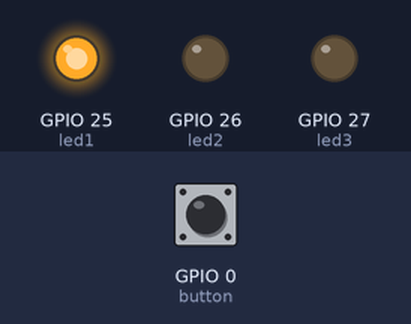
Simulated run of this program. Board: ESP32. On the bench: output pins drawn as LEDs (lit = HIGH). Dashed ring = blinking. Inputs (shaded band) come from the test bench; at power-on: GPIO 0 (button) HIGH.

Above: at 1.2 s.
1.3 s: GPIO 0 (button) pulled LOW for 1 s
At 2.3 s:
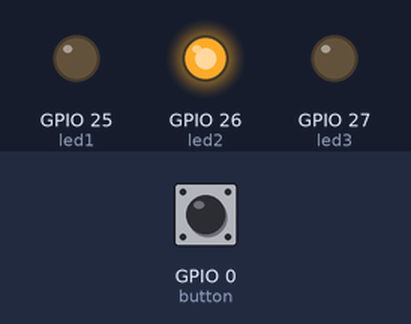
3.8 s: GPIO 0 (button) pulled LOW for 0.15 s
At 4.2 s:
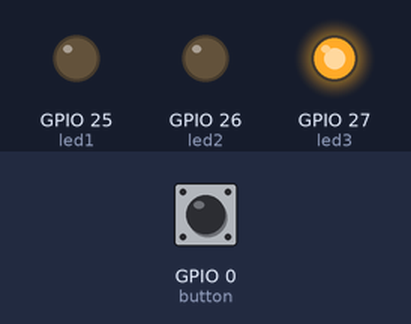
5.4 s: GPIO 0 (button) pulled LOW for 3.2 s
At 8.9 s:
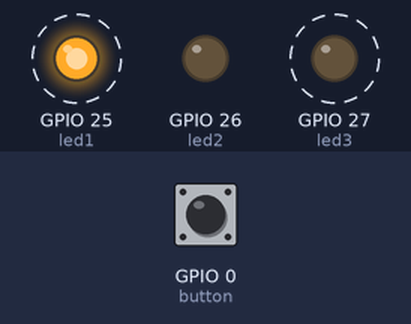
Timing chart, 0 to 10.4 s (numbered marks = the images above; inputs shaded):
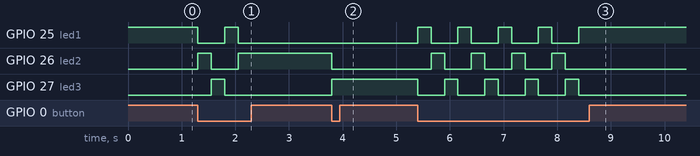

Measured:
- after the input at 1.3 s, GPIO 25 (led1): HIGH → LOW at once, → HIGH 0.50 s later, → LOW 0.25 s later; GPIO 26 (led2): LOW → HIGH at once, → LOW 0.25 s later, → HIGH 0.50 s later; GPIO 27 (led3): LOW → HIGH after 0.25 s, → LOW 0.25 s later
- after the input at 3.8 s, GPIO 26 (led2): HIGH → LOW at once; GPIO 27 (led3): LOW → HIGH at once
- after the input at 5.4 s, GPIO 25 (led1): alternates HIGH for 0.25 s and LOW for 0.50 s, 9 changes in all, then stays HIGH, starting at once; GPIO 26 (led2): alternates HIGH for 0.25 s and LOW for 0.50 s, 8 changes in all, then stays LOW, starting after 0.25 s

The program:

main.cpp
```cpp
#include <Arduino.h>

int led1 = 25;
int led2 = 26;
int led3 = 27;
int button = 0; // Built-in "Boot"

int activeLed = 0;

void setup() {
  pinMode(led1, OUTPUT);
  pinMode(led2, OUTPUT);
  pinMode(led3, OUTPUT);

  pinMode(button, INPUT_PULLUP);

  digitalWrite(led1, HIGH);
  activeLed = 1;
}

void loop() {
   if (digitalRead(button) == LOW) {

    digitalWrite(led1, LOW);
    digitalWrite(led2, LOW);
    digitalWrite(led3, LOW);

    activeLed = activeLed + 1;

    if (activeLed > 3) {
      activeLed = 1;
    }

    if (activeLed == 1) digitalWrite(led1, HIGH);
    if (activeLed == 2) digitalWrite(led2, HIGH);
    if (activeLed == 3) digitalWrite(led3, HIGH);

    delay(250);
  }
}
```
